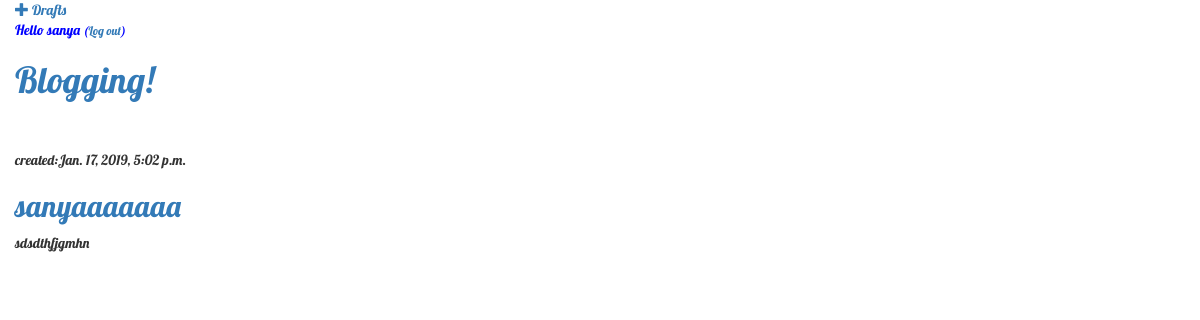
The page /post/drafts (signed in) on the database its author committed.
### blog/models.py (models this page shows, shortened)
class Post(models.Model):
    author= models.ForeignKey(settings.AUTH_USER_MODEL,on_delete=models.CASCADE)
    title= models.CharField(max_length=200)
    descrip= models.TextField()
    created_date= models.DateTimeField(default=timezone.now)
    published= models.BooleanField(default=False)

### blog/views.py (the view)
# urls.py: path('post/drafts',views.post_draft,name='post_draft'),
@login_required
def post_draft(request):
    posts=Post.objects.filter(published=False).order_by('created_date')
    return render(request,'blog/post_draft.html',{'posts':posts})

### blog/templates/blog/post_draft.html
{% extends 'blog/base.html' %}
{% block body %}
<div class="post">
  {% for post in posts %}
  created:{{post.created_date}}
  <h2><a href="{% url 'post_detail' pk=post.pk %}">{{post.title}}</a></h2>
  {{post.descrip}}<br/><br/>
  {% endfor %}
</div>
{% endblock %}

### blog/templates/blog/base.html (shortened to what this page needs)
{% load static %}
<html>
<head>
  <link rel="stylesheet" href="//maxcdn.bootstrapcdn.com/bootstrap/3.2.0/css/bootstrap.min.css">
  <link rel="stylesheet" href="//maxcdn.bootstrapcdn.com/bootstrap/3.2.0/css/bootstrap-theme.min.css">
  <link rel="stylesheet" href="{% static 'css/blog.css' %}">
</head>
<body>
  <div class="page_header">
    {% if user.is_authenticated %}
    <a href="{% url 'post_new' %}" class="top-menu"><span class="glyphicon glyphicon-plus"></span></a>
    <a href="{% url 'post_draft' %}">Drafts</a>
    <p class="top-menu">Hello {{ user.username }} <small>(<a href="{% url 'logout' %}">Log out</a>)</small></p>
    {% else %}
    <a href="{% url 'register' %}">Register</a>
    <a href="{% url 'login' %}">Login</a>
    {% endif %}
    <h1><a href="{% url 'post_list' %}"> Blogging! </a></h1><br/><br/>
  </div>
{% block body %}
{% endblock %}
</body>
</html>

### blog/static/css/blog.css (style rules this page uses)
.page_header { color: #0000ff; font-family: Lobster; }
.post { font-family: Lobster; }
body { margin-left: 15px; }

### rows shown on the page
Post: created_date "Jan. 17, 2019, 5:02 p.m.", title "sanyaaaaaaa", descrip "sdsdthfjgmhn"

### other values the page prints
{{ user.username }} "sanya"
